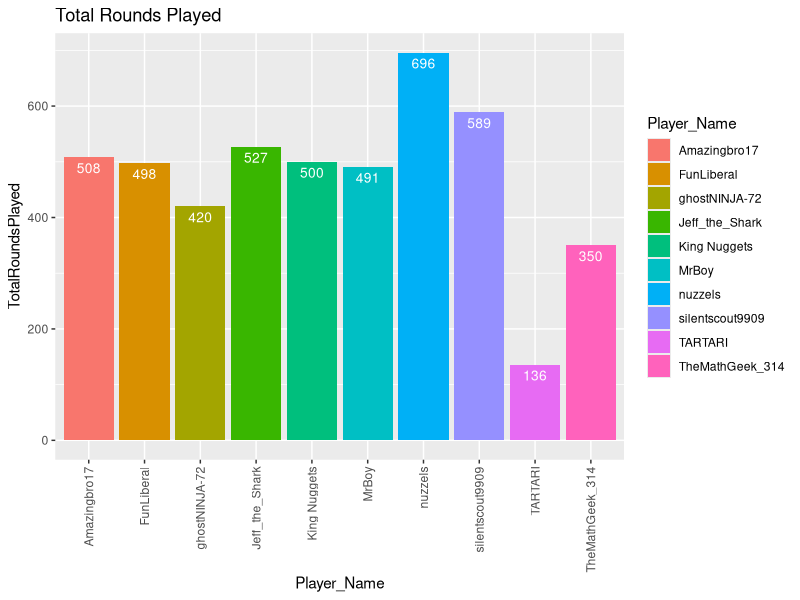
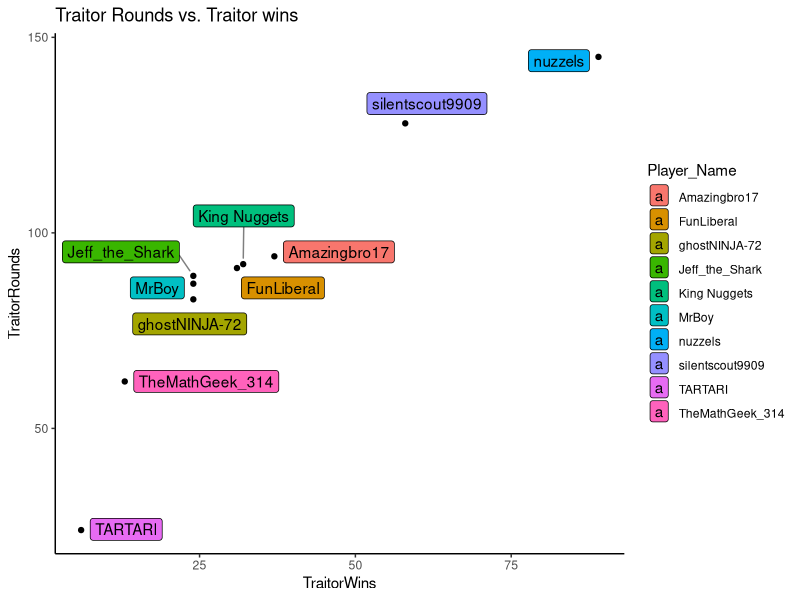
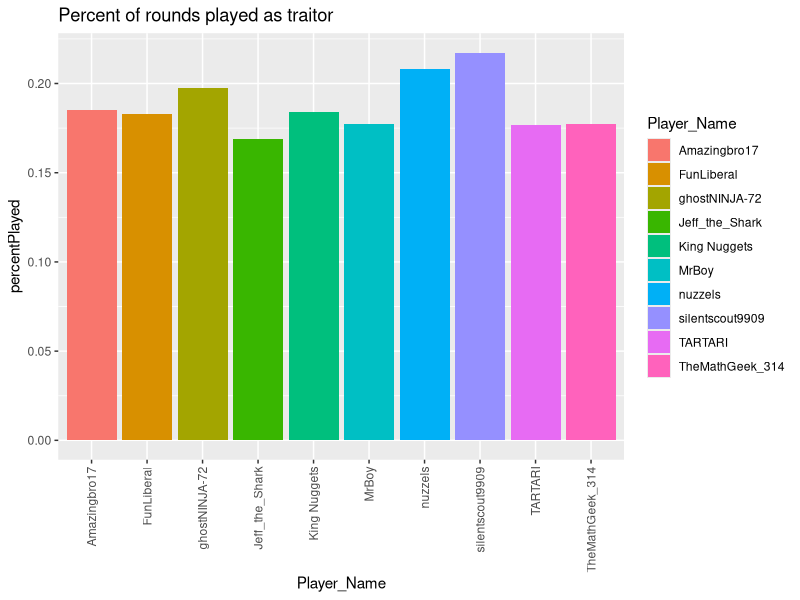
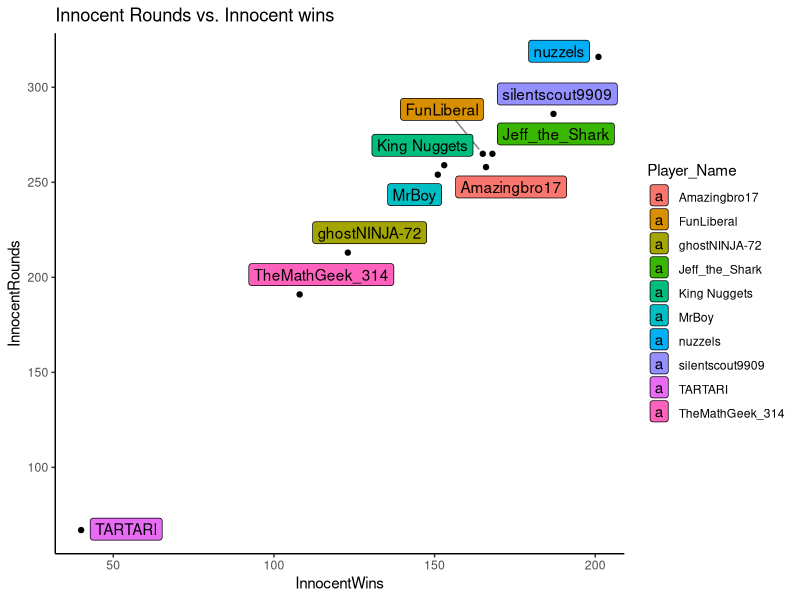
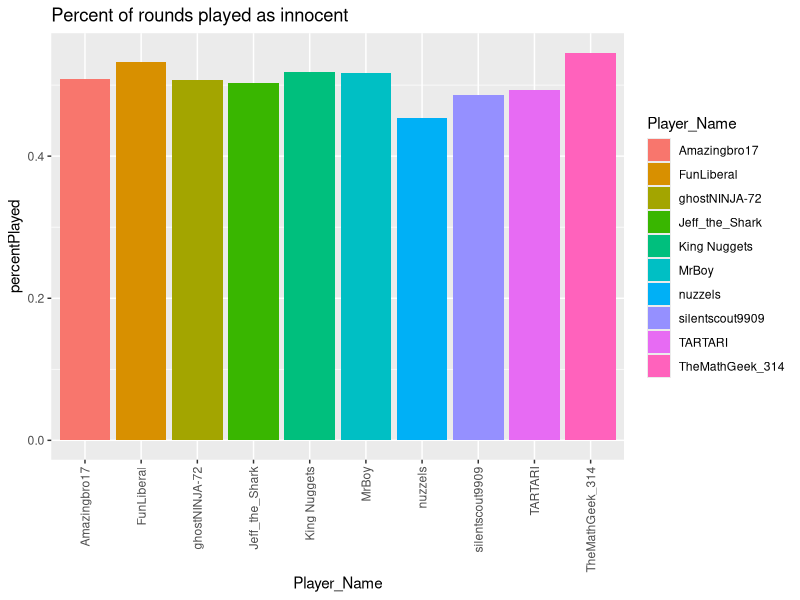
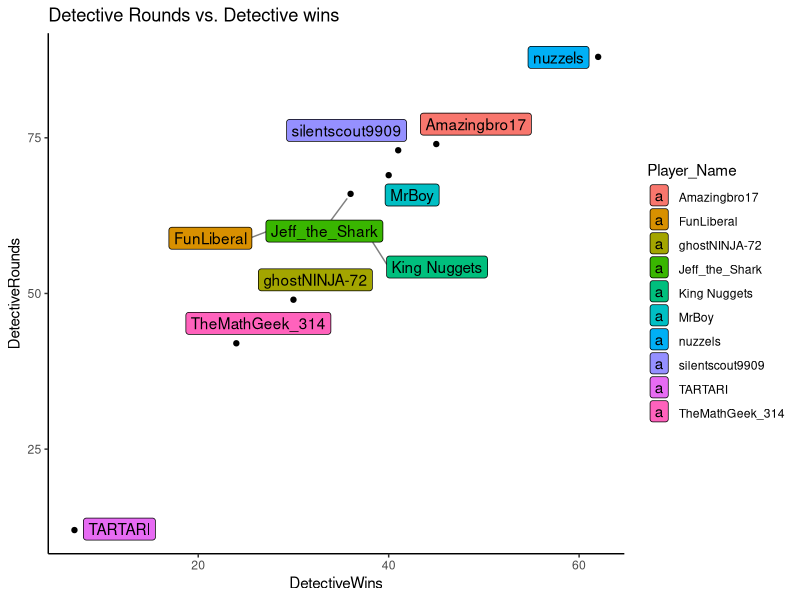
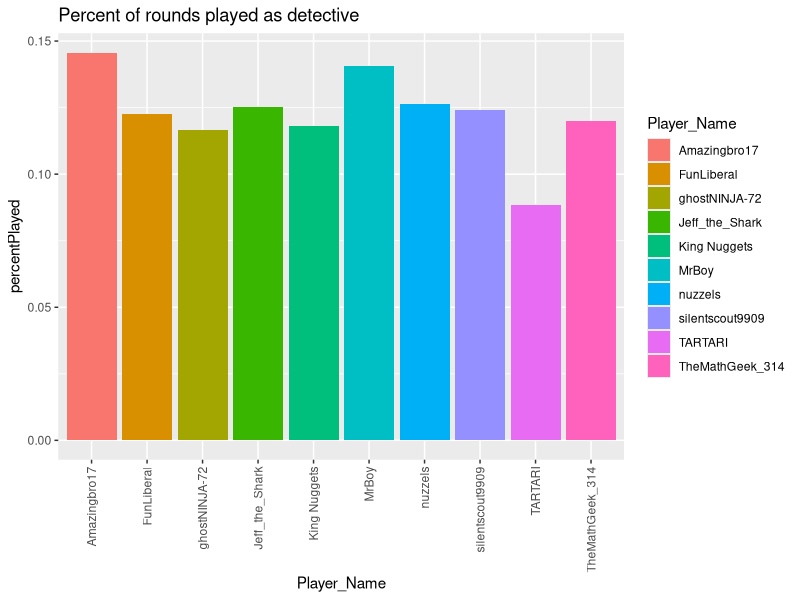
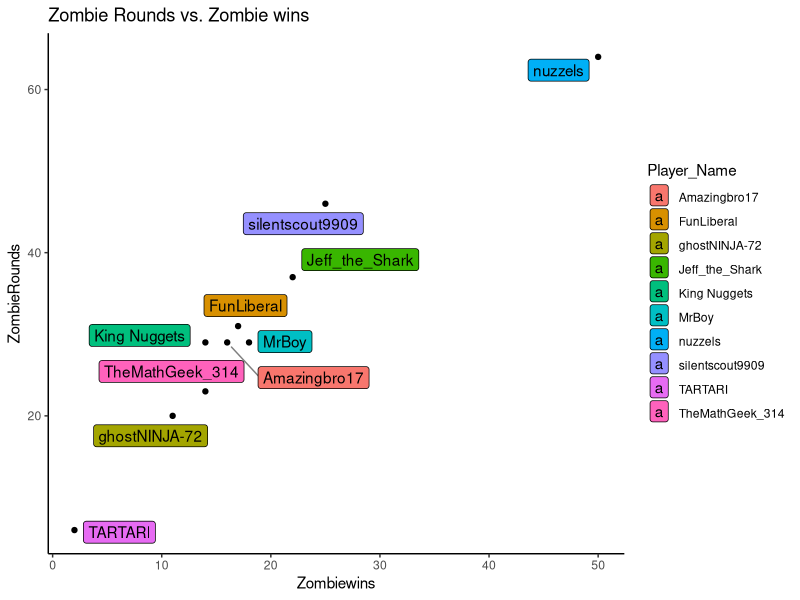

These figures' R source, in order:
## ---- chunk 1
knitr::opts_chunk$set(echo = TRUE)
## ---- chunk 2
library(tidyverse)
library(ggplot2)
library(ggrepel)
library(readxl)
pstats <- read_excel('TTTStatsTag.xlsx', sheet='PlayerStats')
tpartners <- read_excel('TTTStatsTag.xlsx', sheet='TraitorPartners')
dequip <- read_excel('TTTStatsTag.xlsx', sheet='DetectiveEquipment')
tequip <- read_excel('TTTStatsTag.xlsx', sheet='TraitorEquipment')
## ---- chunk 3
pstats$Player_Name <- as.factor(pstats$Player_Name)
pstatsClean <- pstats %>% pivot_longer(
  !c('Player_Name'),
  names_to="stat",
  values_to="count",
  values_drop_na = TRUE
)
## ---- chunk 4
tpartners$Player_Name <- as.factor(tpartners$Player_Name)
tpartnersClean <- tpartners %>% pivot_longer(
  !c('Player_Name'),
  names_to="stat",
  values_to="count",
  values_drop_na = TRUE
)
## ---- chunk 5
dequip$Player_Name <- as.factor(dequip$Player_Name)
dequipClean <- dequip %>% pivot_longer(
  !c('Player_Name'),
  names_to="stat",
  values_to="count",
  values_drop_na = TRUE
)
## ---- chunk 6
tequip$Player_Name <- as.factor(tequip$Player_Name)
tequipClean <- tequip %>% pivot_longer(
  !c('Player_Name'),
  names_to="stat",
  values_to="count",
  values_drop_na = TRUE
)
## ---- chunk 7
overallStatP <- pstatsClean %>% group_by(stat) %>% summarise(overall = sum(count))
overallStatTP <- tpartnersClean %>% group_by(stat) %>% summarise(overall = sum(count))
overallStatD <- dequipClean %>% group_by(stat) %>% summarise(overall = sum(count))
## ---- chunk 8
ggplot(pstats, aes(y=TotalRoundsPlayed,x=Player_Name, fill=Player_Name)) + geom_bar(stat = "Identity") + geom_text(aes(label=TotalRoundsPlayed), vjust=1.6, color="white", size=3.5) + ggtitle("Total Rounds Played") +
  theme(axis.text.x=element_text(angle=90,hjust=1,vjust=0.5))
## ---- chunk 9
ggplot(pstats,aes(x=TraitorWins, y=TraitorRounds, fill=Player_Name)) + geom_point() + ggtitle("Traitor Rounds vs. Traitor wins") +
  geom_label_repel(aes(label = Player_Name),
                  box.padding   = 0.35, 
                  point.padding = 0.5,
                  segment.color = 'grey50') +
  theme_classic()

pstats %>% group_by(Player_Name,TraitorRounds,TraitorWins) %>% 
  summarise(winPercent=TraitorWins/TraitorRounds) %>%
  arrange(desc(winPercent))
## ---- chunk 10
pstats %>% group_by(Player_Name) %>% summarise(percentPlayed=TraitorRounds/TotalRoundsPlayed) %>% 
  ggplot(aes(y=percentPlayed,x=Player_Name,fill=Player_Name)) + geom_bar(stat = "Identity") + ggtitle("Percent of rounds played as traitor") +
  theme(axis.text.x=element_text(angle=90,hjust=1,vjust=0.5))
## ---- chunk 11
ggplot(pstats,aes(x=InnocentWins, y=InnocentRounds, fill=Player_Name)) + geom_point() + ggtitle("Innocent Rounds vs. Innocent wins") +
  geom_label_repel(aes(label = Player_Name),
                  box.padding   = 0.35, 
                  point.padding = 0.5,
                  segment.color = 'grey50') +
  theme_classic()

pstats %>% group_by(Player_Name,InnocentRounds,InnocentWins) %>% 
  summarise(winPercent=InnocentWins/InnocentRounds) %>%
  arrange(desc(winPercent))
## ---- chunk 12
pstats %>% group_by(Player_Name) %>% summarise(percentPlayed=InnocentRounds/TotalRoundsPlayed) %>% 
  ggplot(aes(y=percentPlayed,x=Player_Name,fill=Player_Name)) + geom_bar(stat = "Identity") + ggtitle("Percent of rounds played as innocent") +
  theme(axis.text.x=element_text(angle=90,hjust=1,vjust=0.5))
## ---- chunk 13
ggplot(pstats,aes(x=DetectiveWins, y=DetectiveRounds, fill=Player_Name)) + geom_point() + ggtitle("Detective Rounds vs. Detective wins") +
  geom_label_repel(aes(label = Player_Name),
                  box.padding   = 0.35, 
                  point.padding = 0.5,
                  segment.color = 'grey50') +
  theme_classic()

pstats %>% group_by(Player_Name,DetectiveRounds,DetectiveWins) %>% 
  summarise(winPercent=DetectiveWins/DetectiveRounds) %>%
  arrange(desc(winPercent))
## ---- chunk 14
pstats %>% group_by(Player_Name) %>% summarise(percentPlayed=DetectiveRounds/TotalRoundsPlayed) %>% 
  ggplot(aes(y=percentPlayed,x=Player_Name,fill=Player_Name)) + geom_bar(stat = "Identity") + ggtitle("Percent of rounds played as detective") +
  theme(axis.text.x=element_text(angle=90,hjust=1,vjust=0.5))
## ---- chunk 15
ggplot(pstats,aes(x=Zombiewins, y=ZombieRounds, fill=Player_Name)) + geom_point() + ggtitle("Zombie Rounds vs. Zombie wins") +
  geom_label_repel(aes(label = Player_Name),
                  box.padding   = 0.35, 
                  point.padding = 0.5,
                  segment.color = 'grey50') +
  theme_classic()

pstats %>% group_by(Player_Name,Zombiewins,ZombieRounds) %>% 
  summarise(winPercent=Zombiewins/ZombieRounds) %>%
  arrange(desc(winPercent))
## ---- chunk 16
pstats %>% group_by(Player_Name) %>% summarise(percentPlayed=ZombieRounds/TotalRoundsPlayed) %>% 
  ggplot(aes(y=percentPlayed,x=Player_Name,fill=Player_Name)) + geom_bar(stat = "Identity") + ggtitle("Percent of rounds played as zombie") +
  theme(axis.text.x=element_text(angle=90,hjust=1,vjust=0.5))
## ---- chunk 17
ggplot(pstats,aes(x=HypnotistWins, y=HypnotistRounds, fill=Player_Name)) + geom_point() + ggtitle("Hypnotist Rounds vs. Hypnotist wins") +
  geom_label_repel(aes(label = Player_Name),
                  box.padding   = 0.35, 
                  point.padding = 0.5,
                  segment.color = 'grey50') +
  theme_classic()

pstats %>% group_by(Player_Name,HypnotistWins,HypnotistRounds) %>% 
  summarise(winPercent=HypnotistWins/HypnotistRounds) %>%
  arrange(desc(winPercent))
## ---- chunk 18
pstats %>% group_by(Player_Name) %>% summarise(percentPlayed=HypnotistRounds/TotalRoundsPlayed) %>% 
  ggplot(aes(y=percentPlayed,x=Player_Name,fill=Player_Name)) + geom_bar(stat = "Identity") + ggtitle("Percent of rounds played as hypnotist") +
  theme(axis.text.x=element_text(angle=90,hjust=1,vjust=0.5))
## ---- chunk 19
ggplot(pstats,aes(x=Player_Name, y=CrookedCop, fill=Player_Name)) + geom_bar(stat="identity") + geom_text(aes(label=CrookedCop), vjust=1.6, color="white", size=3.5) + ggtitle("Amount of Innocents killed as detective") +
  theme(axis.text.x=element_text(angle=90,hjust=1,vjust=0.5))
pstats %>% group_by(Player_Name, DetectiveRounds, CrookedCop) %>% 
  summarise(Crookedeness=CrookedCop/DetectiveRounds) %>%
  arrange(desc(Crookedeness))
## ---- chunk 20
ggplot(pstats,aes(x=Player_Name, y=TriggerHappyInnocent, fill=Player_Name)) + geom_bar(stat="identity") + geom_text(aes(label=TriggerHappyInnocent), vjust=1.6, color="white", size=3.5) + ggtitle("Amount of Innocents killed as an Innocent") +
  theme(axis.text.x=element_text(angle=90,hjust=1,vjust=0.5))
pstats %>% group_by(Player_Name, InnocentRounds, TriggerHappyInnocent) %>% 
  summarise(Shootyness=TriggerHappyInnocent/InnocentRounds) %>%
  arrange(desc(Shootyness))
## ---- chunk 21
ggplot(pstats,aes(x=Player_Name,y=TotalFallDamage, fill=Player_Name)) + geom_bar(stat = "Identity")  + geom_text(aes(label=TotalFallDamage), vjust=1.6, color="Blue", size=3.5) + ggtitle("People least safe near ledges") +
  theme(axis.text.x=element_text(angle=90,hjust=1,vjust=0.5))
## ---- chunk 22
dequipClean %>% group_by(stat) %>% summarise(overallTimesBought = sum(count)) %>%
  ggplot(aes(x=stat,y=overallTimesBought)) + geom_bar(stat="Identity") + geom_text(aes(label=overallTimesBought), vjust=1.6, color="Red", size=2.5) + ggtitle("Times each detective equipment was bought") +
  theme(axis.text.x=element_text(angle=90,hjust=1,vjust=0.5))
dequipClean %>% group_by(stat) %>% summarise(percentBought=sum(count)/1172) %>% arrange(desc(percentBought))
## ---- chunk 23
dequipClean %>% filter(count>0) %>% group_by(Player_Name, stat) %>% summarise(equipBought=n()) %>% 
  ggplot(aes(x=Player_Name,y=equipBought, fill=Player_Name)) + geom_bar(stat = "Identity")  +
  theme(axis.text.x=element_text(angle=90,hjust=1,vjust=0.5)) + 
  ggtitle("Number of different detective equipment bought")

## ---- chunk 24
dequipClean %>% ggplot(aes(x=Player_Name,y=count, fill=Player_Name)) + geom_bar(stat = "Identity") + facet_wrap(~stat, ncol=5, scales = "free_y") +
  theme(axis.text.x=element_text(angle=90,hjust=1,vjust=0.5))
## ---- chunk 25
tequipClean %>% group_by(stat) %>% summarise(overallTimesBought = sum(count)) %>%
  ggplot(aes(x=stat,y=overallTimesBought)) + geom_bar(stat="Identity") + geom_text(aes(label=overallTimesBought), vjust=1.6, color="Red", size=2.5) + ggtitle("Times each detective equipment was bought") +
  theme(axis.text.x=element_text(angle=90,hjust=1,vjust=0.5))
tequipClean %>% group_by(stat) %>% summarise(percentBought=sum(count)/1172) %>% arrange(desc(percentBought))
## ---- chunk 26
tequipClean %>% filter(count>0) %>% group_by(Player_Name, stat) %>% summarise(equipBought=n()) %>% 
  ggplot(aes(x=Player_Name,y=equipBought, fill=Player_Name)) + geom_bar(stat = "Identity")  +
  theme(axis.text.x=element_text(angle=90,hjust=1,vjust=0.5)) + 
  ggtitle("Number of different traitor equipment bought")

## ---- chunk 27
tequipClean %>% ggplot(aes(x=Player_Name,y=count, fill=Player_Name)) + geom_bar(stat = "Identity") + facet_wrap(~stat, ncol=6, scales = "free_y") +
  theme(axis.text.x=element_text(angle=90,hjust=1,vjust=0.5))
